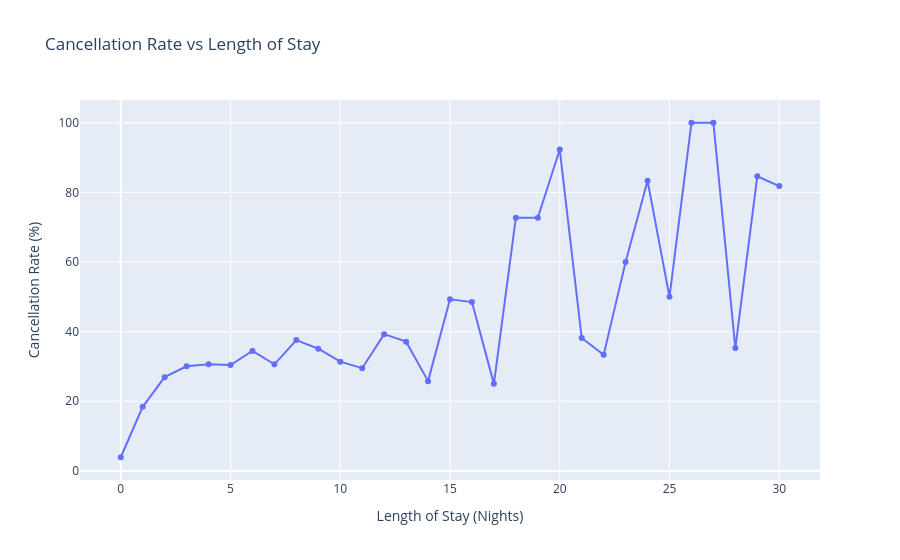

Write notebook code for a chart like this one.
### Code cell
fig = px.line(
    stay_cancellation,
    x="total_stay",
    y="Cancellation Rate",
    markers=True,
    title="Cancellation Rate vs Length of Stay"
)

fig.update_layout(
    xaxis_title="Length of Stay (Nights)",
    yaxis_title="Cancellation Rate (%)"
)

fig.show()

### Figure 1 — Plotly figure (JSON) as saved in the notebook; plotly's stock layout.template omitted (floating-point values rounded to 4 significant figures)
{"data": [{"hovertemplate": "total_stay=%{x}<br>Cancellation Rate=%{y}<extra></extra>", "legendgroup": "", "line": {"color": "#636efa", "dash": "solid"}, "marker": {"symbol": "circle"}, "mode": "lines+markers", "name": "", "orientation": "v", "showlegend": false, "type": "scatter", "x": [0, 1, 2, 3, 4, 5, 6, 7, 8, 9, 10, 11, 12, 13, 14, 15, 16, 17, 18, 19, 20, 21, 22, 23, 24, 25, 26, 27, 28, 29, 30], "xaxis": "x", "y": [3.925, 18.41, 26.93, 30.03, 30.66, 30.41, 34.47, 30.61, 37.58, 35.09, 31.37, 29.51, 39.29, 37.12, 25.79, 49.28, 48.48, 25.0, 72.73, 72.73, 92.31, 38.18, 33.33, 60.0, 83.33, 50.0, 100.0, 100.0, 35.29, 84.62, 81.82], "yaxis": "y"}], "layout": {"legend": {"tracegroupgap": 0}, "title": {"text": "Cancellation Rate vs Length of Stay"}, "xaxis": {"anchor": "y", "domain": [0, 1], "title": {"text": "Length of Stay (Nights)"}}, "yaxis": {"anchor": "x", "domain": [0, 1], "title": {"text": "Cancellation Rate (%)"}}}}
